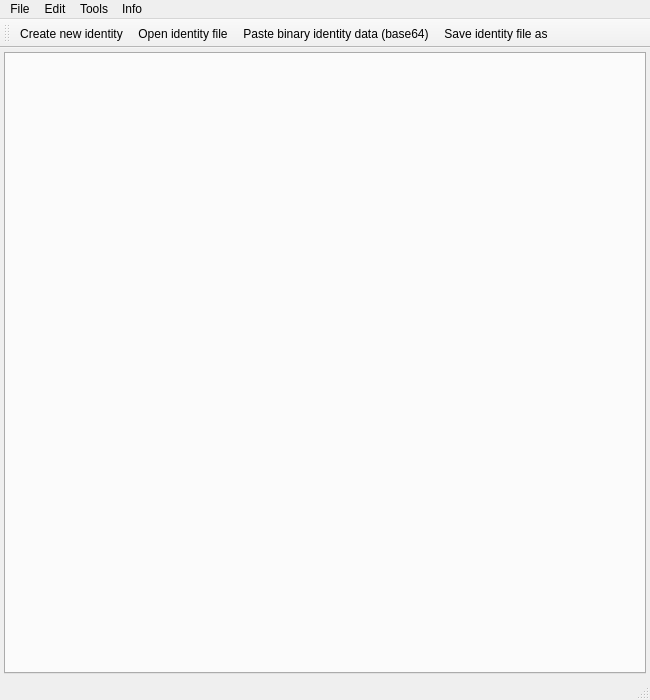
<?xml version="1.0" encoding="UTF-8"?>
<ui version="4.0">
 <class>MainWindow</class>
 <widget class="QMainWindow" name="MainWindow">
  <property name="geometry">
   <rect>
    <x>0</x>
    <y>0</y>
    <width>650</width>
    <height>700</height>
   </rect>
  </property>
  <property name="sizePolicy">
   <sizepolicy hsizetype="Preferred" vsizetype="Preferred">
    <horstretch>0</horstretch>
    <verstretch>0</verstretch>
   </sizepolicy>
  </property>
  <property name="minimumSize">
   <size>
    <width>650</width>
    <height>300</height>
   </size>
  </property>
  <property name="windowTitle">
   <string>IdTool - View and manipulate SQRL identities</string>
  </property>
  <property name="windowIcon">
   <iconset resource="../res.qrc">
    <normaloff>:/res/img/IdTool_Icon.png</normaloff>:/res/img/IdTool_Icon.png</iconset>
  </property>
  <widget class="QWidget" name="centralWidget">
   <layout class="QVBoxLayout" name="verticalLayout">
    <property name="spacing">
     <number>6</number>
    </property>
    <property name="leftMargin">
     <number>4</number>
    </property>
    <property name="topMargin">
     <number>4</number>
    </property>
    <property name="rightMargin">
     <number>4</number>
    </property>
    <property name="bottomMargin">
     <number>4</number>
    </property>
    <item>
     <widget class="QTabWidget" name="tabWidget">
      <property name="tabShape">
       <enum>QTabWidget::Rounded</enum>
      </property>
      <property name="currentIndex">
       <number>-1</number>
      </property>
      <property name="documentMode">
       <bool>false</bool>
      </property>
      <property name="tabsClosable">
       <bool>true</bool>
      </property>
      <property name="movable">
       <bool>false</bool>
      </property>
      <property name="tabBarAutoHide">
       <bool>false</bool>
      </property>
     </widget>
    </item>
   </layout>
  </widget>
  <widget class="QMenuBar" name="menuBar">
   <property name="geometry">
    <rect>
     <x>0</x>
     <y>0</y>
     <width>650</width>
     <height>21</height>
    </rect>
   </property>
   <widget class="QMenu" name="menuFile">
    <property name="title">
     <string>File</string>
    </property>
    <addaction name="actionCreateNewIdentity"/>
    <addaction name="actionBuildNewIdentity"/>
    <addaction name="actionOpenFile"/>
    <addaction name="actionPasteIdentityData"/>
    <addaction name="actionImportTextualIdentity"/>
    <addaction name="separator"/>
    <addaction name="actionSaveIdentityFileAs"/>
    <addaction name="separator"/>
    <addaction name="actionExit"/>
   </widget>
   <widget class="QMenu" name="menuInfo">
    <property name="title">
     <string>Info</string>
    </property>
    <addaction name="actionAbout"/>
   </widget>
   <widget class="QMenu" name="menuTools">
    <property name="title">
     <string>Tools</string>
    </property>
    <addaction name="actionBlockDesigner"/>
    <addaction name="separator"/>
    <addaction name="actionDecryptImkIlk"/>
    <addaction name="actionDecryptIuk"/>
    <addaction name="actionDecryptPreviousIuks"/>
    <addaction name="separator"/>
    <addaction name="actionCreateSiteKeys"/>
    <addaction name="actionDisplayTextualIdentity"/>
    <addaction name="actionCheckIntegrity"/>
   </widget>
   <widget class="QMenu" name="menuEdit">
    <property name="title">
     <string>Edit</string>
    </property>
    <addaction name="actionEnableUnauthenticatedChanges"/>
    <addaction name="separator"/>
    <addaction name="actionChangePassword"/>
    <addaction name="actionResetPassword"/>
    <addaction name="actionIdentitySettings"/>
   </widget>
   <addaction name="menuFile"/>
   <addaction name="menuEdit"/>
   <addaction name="menuTools"/>
   <addaction name="menuInfo"/>
  </widget>
  <widget class="QToolBar" name="mainToolBar">
   <attribute name="toolBarArea">
    <enum>TopToolBarArea</enum>
   </attribute>
   <attribute name="toolBarBreak">
    <bool>false</bool>
   </attribute>
   <addaction name="actionCreateNewIdentity"/>
   <addaction name="actionOpenFile"/>
   <addaction name="actionPasteIdentityData"/>
   <addaction name="actionSaveIdentityFileAs"/>
  </widget>
  <widget class="QStatusBar" name="statusBar"/>
  <action name="actionOpenFile">
   <property name="icon">
    <iconset resource="../res.qrc">
     <normaloff>:/res/img/OpenFile_16x.png</normaloff>:/res/img/OpenFile_16x.png</iconset>
   </property>
   <property name="text">
    <string>Open identity file</string>
   </property>
   <property name="shortcut">
    <string>Ctrl+O</string>
   </property>
  </action>
  <action name="actionPasteIdentityData">
   <property name="icon">
    <iconset resource="../res.qrc">
     <normaloff>:/res/img/Paste_16x.png</normaloff>:/res/img/Paste_16x.png</iconset>
   </property>
   <property name="text">
    <string>Paste binary identity data (base64)</string>
   </property>
   <property name="toolTip">
    <string>Paste binary identity data which was converted to base64</string>
   </property>
   <property name="shortcut">
    <string>Ctrl+Shift+V</string>
   </property>
  </action>
  <action name="actionAbout">
   <property name="icon">
    <iconset resource="../res.qrc">
     <normaloff>:/res/img/About_16x.png</normaloff>:/res/img/About_16x.png</iconset>
   </property>
   <property name="text">
    <string>About</string>
   </property>
   <property name="shortcut">
    <string>Ctrl+I</string>
   </property>
  </action>
  <action name="actionSaveIdentityFileAs">
   <property name="icon">
    <iconset resource="../res.qrc">
     <normaloff>:/res/img/SaveAs_16x.png</normaloff>:/res/img/SaveAs_16x.png</iconset>
   </property>
   <property name="text">
    <string>Save identity file as</string>
   </property>
   <property name="shortcut">
    <string>Ctrl+S</string>
   </property>
  </action>
  <action name="actionExit">
   <property name="icon">
    <iconset resource="../res.qrc">
     <normaloff>:/res/img/Exit_16x.png</normaloff>:/res/img/Exit_16x.png</iconset>
   </property>
   <property name="text">
    <string>Exit</string>
   </property>
  </action>
  <action name="actionBuildNewIdentity">
   <property name="icon">
    <iconset resource="../res.qrc">
     <normaloff>:/res/img/Build_Identity_16x.png</normaloff>:/res/img/Build_Identity_16x.png</iconset>
   </property>
   <property name="text">
    <string>Build an identity (unauthenticated)</string>
   </property>
   <property name="toolTip">
    <string>Build a new identity from scratch (unauthenticated)</string>
   </property>
   <property name="shortcut">
    <string>Ctrl+B</string>
   </property>
   <property name="visible">
    <bool>true</bool>
   </property>
  </action>
  <action name="actionBlockDesigner">
   <property name="icon">
    <iconset resource="../res.qrc">
     <normaloff>:/res/img/NewBlock_16x.png</normaloff>:/res/img/NewBlock_16x.png</iconset>
   </property>
   <property name="text">
    <string>Block designer</string>
   </property>
  </action>
  <action name="actionCreateSiteKeys">
   <property name="icon">
    <iconset resource="../res.qrc">
     <normaloff>:/res/img/SiteKey_16x.png</normaloff>:/res/img/SiteKey_16x.png</iconset>
   </property>
   <property name="text">
    <string>Create site-specific keys</string>
   </property>
   <property name="toolTip">
    <string>Create site-specific keys</string>
   </property>
  </action>
  <action name="actionDecryptImkIlk">
   <property name="icon">
    <iconset resource="../res.qrc">
     <normaloff>:/res/img/Key_16x.png</normaloff>:/res/img/Key_16x.png</iconset>
   </property>
   <property name="text">
    <string>Decrypt IMK and ILK (requires password)</string>
   </property>
   <property name="toolTip">
    <string>Decrypt IMK and ILK (requires password)</string>
   </property>
  </action>
  <action name="actionDecryptIuk">
   <property name="icon">
    <iconset resource="../res.qrc">
     <normaloff>:/res/img/Key_16x.png</normaloff>:/res/img/Key_16x.png</iconset>
   </property>
   <property name="text">
    <string>Decrypt IUK (requires rescue code)</string>
   </property>
   <property name="toolTip">
    <string>Decrypt IUK (requires rescue code)</string>
   </property>
  </action>
  <action name="actionDecryptPreviousIuks">
   <property name="icon">
    <iconset resource="../res.qrc">
     <normaloff>:/res/img/Key_16x.png</normaloff>:/res/img/Key_16x.png</iconset>
   </property>
   <property name="text">
    <string>Decrypt previous IUKs (requires password or rescue code)</string>
   </property>
   <property name="toolTip">
    <string>Decrypt previous IUKs (requires password or rescue code)</string>
   </property>
  </action>
  <action name="actionIdentitySettings">
   <property name="icon">
    <iconset resource="../res.qrc">
     <normaloff>:/res/img/IdentitySettings_16x.png</normaloff>:/res/img/IdentitySettings_16x.png</iconset>
   </property>
   <property name="text">
    <string>Identity settings</string>
   </property>
  </action>
  <action name="actionEnableUnauthenticatedChanges">
   <property name="checkable">
    <bool>true</bool>
   </property>
   <property name="text">
    <string>Enable unauthenticated changes</string>
   </property>
   <property name="toolTip">
    <string>Enable unauthenticated changes to the identity</string>
   </property>
  </action>
  <action name="actionCreateNewIdentity">
   <property name="icon">
    <iconset resource="../res.qrc">
     <normaloff>:/res/img/NewFile_16x.png</normaloff>:/res/img/NewFile_16x.png</iconset>
   </property>
   <property name="text">
    <string>Create new identity</string>
   </property>
   <property name="toolTip">
    <string>Generate a new SQRL identity</string>
   </property>
   <property name="shortcut">
    <string>Ctrl+N</string>
   </property>
  </action>
  <action name="actionDisplayTextualIdentity">
   <property name="icon">
    <iconset resource="../res.qrc">
     <normaloff>:/res/img/TextualId.png</normaloff>:/res/img/TextualId.png</iconset>
   </property>
   <property name="text">
    <string>Display textual identity version</string>
   </property>
   <property name="toolTip">
    <string>Creates and displays a textual version of the currently loaded identity</string>
   </property>
   <property name="shortcut">
    <string>Ctrl+T</string>
   </property>
  </action>
  <action name="actionImportTextualIdentity">
   <property name="icon">
    <iconset resource="../res.qrc">
     <normaloff>:/res/img/TextualId.png</normaloff>:/res/img/TextualId.png</iconset>
   </property>
   <property name="text">
    <string>Import textual identity</string>
   </property>
   <property name="toolTip">
    <string>Import textual identity version</string>
   </property>
  </action>
  <action name="actionChangePassword">
   <property name="icon">
    <iconset resource="../res.qrc">
     <normaloff>:/res/img/Password_16x.png</normaloff>:/res/img/Password_16x.png</iconset>
   </property>
   <property name="text">
    <string>Change identity master password (requires current password)</string>
   </property>
   <property name="toolTip">
    <string>Change identity master password (requires current password)</string>
   </property>
  </action>
  <action name="actionResetPassword">
   <property name="icon">
    <iconset resource="../res.qrc">
     <normaloff>:/res/img/Password_16x.png</normaloff>:/res/img/Password_16x.png</iconset>
   </property>
   <property name="text">
    <string>Reset identity master password (requires rescue code)</string>
   </property>
  </action>
  <action name="actionCheckIntegrity">
   <property name="icon">
    <iconset resource="../res.qrc">
     <normaloff>:/res/img/CheckIntegrity_16x.png</normaloff>:/res/img/CheckIntegrity_16x.png</iconset>
   </property>
   <property name="text">
    <string>Check integrity (requires password and rescue code)</string>
   </property>
   <property name="toolTip">
    <string>Check block1/block2 integrity (requires password and rescue code)</string>
   </property>
  </action>
 </widget>
 <layoutdefault spacing="6" margin="11"/>
 <resources>
  <include location="../res.qrc"/>
 </resources>
 <connections/>
</ui>
